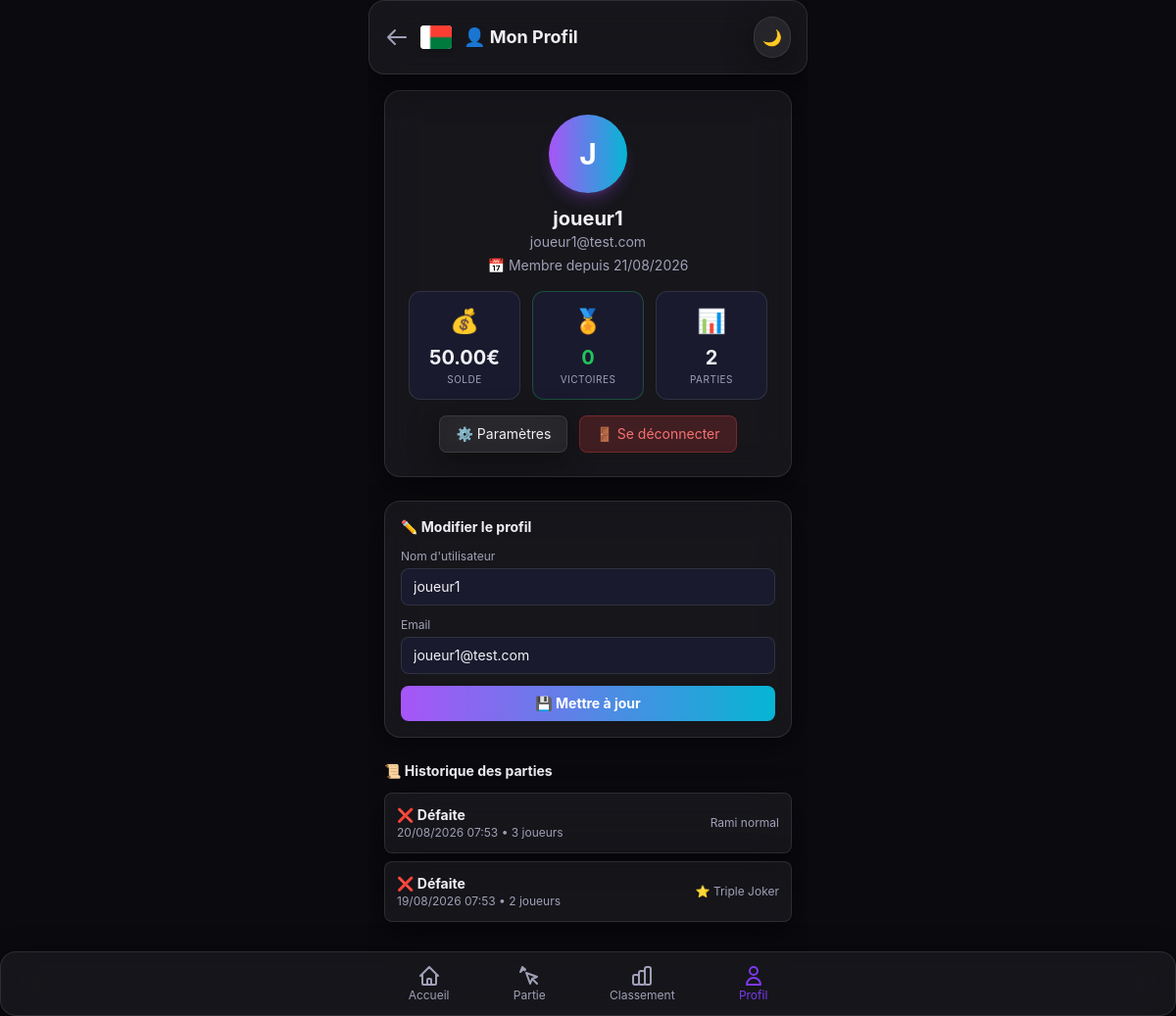
The app's page /profile.php (signed in) with its own data.
### tables this page shows
CREATE TABLE users (
    id INT AUTO_INCREMENT PRIMARY KEY,
    username VARCHAR(50) UNIQUE NOT NULL,
    email VARCHAR(100) UNIQUE NOT NULL,
    password VARCHAR(255) NOT NULL,
    avatar VARCHAR(255) DEFAULT 'default.png',
    balance DECIMAL(10,2) DEFAULT 10.00,
    total_wins INT DEFAULT 0,
    total_games INT DEFAULT 0,
    is_online BOOLEAN DEFAULT FALSE,
    last_activity TIMESTAMP DEFAULT CURRENT_TIMESTAMP,
    created_at TIMESTAMP DEFAULT CURRENT_TIMESTAMP,
    updated_at TIMESTAMP DEFAULT CURRENT_TIMESTAMP ON UPDATE CURRENT_TIMESTAMP,
    INDEX idx_username (username),
    INDEX idx_email (email)
);

CREATE TABLE game_history (
    id INT AUTO_INCREMENT PRIMARY KEY,
    game_id INT NOT NULL,
    winner_id INT NOT NULL,
    loser_ids TEXT,
    win_type VARCHAR(50),
    bet_amount DECIMAL(10,2),
    bonus_amount DECIMAL(10,2),
    commission_amount DECIMAL(10,2),
    total_pot DECIMAL(10,2),
    net_win DECIMAL(10,2),
    players_data TEXT,
    finished_at TIMESTAMP DEFAULT CURRENT_TIMESTAMP,
    FOREIGN KEY (game_id) REFERENCES games(id) ON DELETE CASCADE,
    FOREIGN KEY (winner_id) REFERENCES users(id) ON DELETE CASCADE,
    INDEX idx_winner (winner_id),
    INDEX idx_date (finished_at)
);

### profile.php (the view, shortened to what this page needs)
<?php
require_once 'includes/config.php';
$userId = $_SESSION['user_id'];
$stmt = $pdo->prepare("
    SELECT u.*,
           (SELECT COUNT(*) FROM game_players WHERE user_id = u.id AND is_winner = 1) as wins,
           (SELECT COUNT(*) FROM game_players WHERE user_id = u.id) as games_played
    FROM users u WHERE u.id = ?
");
$stmt->execute([$userId]);
$user = $stmt->fetch();
$stmt = $pdo->prepare("
    SELECT gh.*, u.username as winner_name,
           (SELECT COUNT(*) FROM game_players WHERE game_id = gh.game_id) as player_count
    FROM game_history gh
    JOIN users u ON gh.winner_id = u.id
    WHERE gh.winner_id = ? OR gh.game_id IN (SELECT game_id FROM game_players WHERE user_id = ?)
    ORDER BY gh.finished_at DESC LIMIT 10
");
$stmt->execute([$userId, $userId]);
$history = $stmt->fetchAll();
?>
<!DOCTYPE html>
<html lang="fr" data-theme="dark">
<head>
    <script src="https://cdn.tailwindcss.com"></script>
    <link rel="stylesheet" href="assets/css/style.css">
    <link rel="stylesheet" href="assets/css/cards.css">
</head>
<body>
    <div class="app-container max-w-md mx-auto min-h-screen flex flex-col">
        <header class="glass p-4 flex justify-between items-center z-10">
            <div class="flex items-center gap-3">
                <a href="index.php" class="text-[var(--text-secondary)] hover:text-[var(--text-primary)] transition-colors">
                    <svg class="w-6 h-6" fill="none" stroke="currentColor" viewBox="0 0 24 24">
                        <path stroke-linecap="round" stroke-linejoin="round" stroke-width="2" d="M10 19l-7-7m0 0l7-7m-7 7h18"/>
                    </svg>
                </a>
                <div class="w-8 h-6 rounded overflow-hidden shadow-md flex-shrink-0 bg-white">
                    <img src="assets/images/flags/madagascar.png" alt="Madagascar"
                         class="w-full h-full object-cover"
                         onerror="this.style.display='none'">
                </div>
                <h1 class="text-lg font-bold text-[var(--text-primary)]">👤 Mon Profil</h1>
            </div>
            <button id="themeToggle" class="p-2 rounded-full glass text-[var(--text-secondary)]">🌙</button>
        </header>
        <main class="flex-1 overflow-y-auto p-4 pb-24">
            <div class="glass p-6 rounded-2xl text-center mb-6">
                <div class="w-20 h-20 rounded-full bg-gradient-to-r from-purple-500 to-cyan-500 flex items-center justify-center text-white text-3xl font-bold mx-auto mb-3 shadow-lg shadow-purple-500/25">
                    <?php echo strtoupper(substr($user['username'], 0, 1)); ?>
                </div>
                <h2 class="text-xl font-bold text-[var(--text-primary)]"><?php echo htmlspecialchars($user['username']); ?></h2>
                <p class="text-sm text-[var(--text-secondary)]"><?php echo htmlspecialchars($user['email']); ?></p>
                <p class="text-sm text-[var(--text-secondary)] mt-1">📅 Membre depuis <?php echo date('d/m/Y', strtotime($user['created_at'])); ?></p>
                <div class="grid grid-cols-3 gap-3 mt-4">
                    <div class="stat-card">
                        <span class="stat-icon">💰</span>
                        <p class="stat-value"><?php echo number_format($user['balance'] ?? 0, 2); ?>€</p>
                        <p class="stat-label">Solde</p>
                    </div>
                    <div class="stat-card" style="border-color: rgba(34,197,94,0.3);">
                        <span class="stat-icon">🏅</span>
                        <p class="stat-value" style="color: #22c55e;"><?php echo $user['wins'] ?? 0; ?></p>
                        <p class="stat-label">Victoires</p>
                    </div>
                    <div class="stat-card">
                        <span class="stat-icon">📊</span>
                        <p class="stat-value"><?php echo $user['games_played'] ?? 0; ?></p>
                        <p class="stat-label">Parties</p>
                    </div>
                </div>
                <div class="flex flex-wrap gap-3 justify-center mt-4">
                    <a href="settings.php" class="inline-flex items-center gap-2 px-4 py-2 glass rounded-lg text-[var(--text-primary)] text-sm hover:bg-[var(--bg-glass)] transition-colors">
                        ⚙️ Paramètres
                    </a>
                    <a href="logout.php" class="inline-flex items-center gap-2 px-4 py-2 bg-red-500/20 border border-red-500/30 text-red-400 rounded-lg text-sm hover:bg-red-500/30 transition-colors">
                        🚪 Se déconnecter
                    </a>
                </div>
            </div>
            <div class="glass p-4 rounded-2xl mb-6">
                <h3 class="text-sm font-bold text-[var(--text-primary)] mb-3">✏️ Modifier le profil</h3>
                <form method="POST" class="space-y-3">
                    <div>
                        <label class="text-xs text-[var(--text-secondary)] block mb-1">Nom d'utilisateur</label>
                        <input type="text" name="username" value="<?php echo htmlspecialchars($user['username']); ?>"
                               class="w-full px-3 py-2 bg-[var(--bg-card)] rounded-lg text-[var(--text-primary)] text-sm border border-[var(--border-glass)] focus:outline-none focus:border-[var(--accent-primary)]">
                    </div>
                    <div>
                        <label class="text-xs text-[var(--text-secondary)] block mb-1">Email</label>
                        <input type="email" name="email" value="<?php echo htmlspecialchars($user['email']); ?>"
                               class="w-full px-3 py-2 bg-[var(--bg-card)] rounded-lg text-[var(--text-primary)] text-sm border border-[var(--border-glass)] focus:outline-none focus:border-[var(--accent-primary)]">
                    </div>
                    <button type="submit" class="w-full py-2 bg-gradient-to-r from-purple-500 to-cyan-500 rounded-lg text-white font-bold text-sm hover:scale-105 transition-transform">
                        💾 Mettre à jour
                    </button>
                </form>
            </div>
            <div>
                <h3 class="text-sm font-bold text-[var(--text-primary)] mb-3">📜 Historique des parties</h3>
                <?php if (empty($history)): ?>
                    <div class="glass p-4 text-center text-[var(--text-secondary)] text-sm">
                        Aucune partie jouée
                    </div>
                <?php else: ?>
                    <div class="space-y-2">
                        <?php foreach ($history as $h): ?>
                            <div class="glass p-3 rounded-lg flex justify-between items-center">
                                <div>
                                    <p class="text-sm font-bold text-[var(--text-primary)]">
                                        <?php if ($h['winner_id'] == $userId): ?>
                                            🏆 Victoire
                                        <?php else: ?>
                                            ❌ Défaite
                                        <?php endif; ?>
                                    </p>
                                    <p class="text-xs text-[var(--text-secondary)]">
                                        <?php echo date('d/m/Y H:i', strtotime($h['finished_at'])); ?>
                                        • <?php echo $h['player_count']; ?> joueurs
                                    </p>
                                </div>
                                <div class="text-right">
                                    <p class="text-xs text-[var(--text-secondary)]">
                                        <?php
                                            $types = [
                                                'normal' => 'Rami normal',
                                                'tri_joker' => '⭐ Triple Joker',
                                                'quadri_joker' => '⭐⭐ Quadruple Joker'
                                            ];
                                            echo $types[$h['win_type']] ?? $h['win_type'];
                                        ?>
                                    </p>
                                </div>
                            </div>
                        <?php endforeach; ?>
                    </div>
                <?php endif; ?>
            </div>
        </main>
        <nav class="fixed bottom-0 left-0 right-0 glass border-t border-[var(--border-glass)] z-20">
            <div class="flex justify-around max-w-md mx-auto p-2">
                <a href="index.php" class="flex flex-col items-center text-[var(--text-secondary)] py-1 px-3 rounded-lg hover:text-[var(--text-primary)] transition-colors">
                    <svg class="w-6 h-6" fill="none" stroke="currentColor" viewBox="0 0 24 24"><path stroke-linecap="round" stroke-linejoin="round" stroke-width="2" d="M3 12l2-2m0 0l7-7 7 7M5 10v10a1 1 0 001 1h3m10-11l2 2m-2-2v10a1 1 0 01-1 1h-3m-6 0a1 1 0 001-1v-4a1 1 0 011-1h2a1 1 0 011 1v4a1 1 0 001 1m-6 0h6"/></svg>
                    <span class="text-xs">Accueil</span>
                </a>
                <a href="game.php" class="flex flex-col items-center text-[var(--text-secondary)] py-1 px-3 rounded-lg hover:text-[var(--text-primary)] transition-colors">
                    <svg class="w-6 h-6" fill="none" stroke="currentColor" viewBox="0 0 24 24"><path stroke-linecap="round" stroke-linejoin="round" stroke-width="2" d="M15 15l-2 5L9 9l11 4-5 2zm0 0l5 5M7.5 6.5L5 3l3 2.5M5 3l-2 5 3-2.5z"/></svg>
                    <span class="text-xs">Partie</span>
                </a>
                <a href="leaderboard.php" class="flex flex-col items-center text-[var(--text-secondary)] py-1 px-3 rounded-lg hover:text-[var(--text-primary)] transition-colors">
                    <span class="text-xs">Classement</span>
                </a>
                <a href="profile.php" class="flex flex-col items-center text-[var(--accent-primary)] py-1 px-3 rounded-lg transition-colors">
                    <svg class="w-6 h-6" fill="none" stroke="currentColor" viewBox="0 0 24 24"><path stroke-linecap="round" stroke-linejoin="round" stroke-width="2" d="M16 7a4 4 0 11-8 0 4 4 0 018 0zM12 14a7 7 0 00-7 7h14a7 7 0 00-7-7z"/></svg>
                    <span class="text-xs">Profil</span>
                </a>
            </div>
        </nav>
    </div>
</body>
</html>

### assets/css/style.css (style rules this page uses)
:root { --bg-primary: #f0f0f5; --bg-secondary: #ffffff; --bg-card: #fafafa; --bg-glass: rgba(255, 255, 255, 0.7); --border-glass: rgba(0, 0, 0, 0.1); --text-primary: #1a1a2e; --text-secondary: #4a4a5e; --accent-primary: #7c3aed; --accent-secondary: #06b6d4; --accent-gradient: linear-gradient(135deg, #7c3aed, #06b6d4); --shadow-glass: 0 8px 32px rgba(0, 0, 0, 0.08); --radius: 16px; --transition: all 0.3s cubic-bezier(0.4, 0, 0.2, 1); --bg-image: url('../images/background/bg-main.png'); --card-back: url('../images/cards/card-back.png'); --flag-white: #ffffff; --flag-red: #fc3e32; --flag-green: #007a3d; --bg-layer-1: radial-gradient(ellipse at center, #e8e5f0, #d5d0e0); --bg-layer-flag-opacity: 0.08; --bg-card-item-opacity: 0.2; --bg-card-item-shadow: 0 4px 20px rgba(0,0,0,0.1); --particle-color-1: #7c3aed; --particle-color-2: #06b6d4; --particle-color-3: #fc3e32; --particle-color-4: #007a3d; --particle-color-5: #6b21a8; }
[data-theme="dark"] { --bg-primary: #0a0a0f; --bg-secondary: #13131f; --bg-card: #1a1a2e; --bg-glass: rgba(255, 255, 255, 0.05); --border-glass: rgba(255, 255, 255, 0.1); --text-primary: #f0f0f5; --text-secondary: #a0a0b8; --shadow-glass: 0 8px 32px rgba(0, 0, 0, 0.4); --bg-layer-1: radial-gradient(ellipse at center, #1a1a3e, #0a0a0f); --bg-layer-flag-opacity: 0.06; --bg-card-item-opacity: 0.15; --bg-card-item-shadow: 0 4px 20px rgba(0,0,0,0.3); --particle-color-1: #7c3aed; --particle-color-2: #06b6d4; --particle-color-3: #fc3e32; --particle-color-4: #007a3d; --particle-color-5: #a855f7; }
* { margin: 0; padding: 0; box-sizing: border-box; }
body { font-family: -apple-system, BlinkMacSystemFont, 'Segoe UI', Roboto, sans-serif; background: var(--bg-primary); color: var(--text-primary); transition: var(--transition); -webkit-font-smoothing: antialiased; -moz-osx-font-smoothing: grayscale; min-height: 100vh; }
.app-container { position: relative; overflow: hidden; min-height: 100vh; }
.glass { background: var(--bg-glass); backdrop-filter: blur(20px); -webkit-backdrop-filter: blur(20px); border: 1px solid var(--border-glass); border-radius: var(--radius); box-shadow: var(--shadow-glass); transition: var(--transition); }
.stat-card { background: var(--bg-card); border-radius: 12px; padding: 12px; text-align: center; border: 1px solid var(--border-glass); transition: var(--transition); }
.stat-card .stat-icon { font-size: 24px; display: block; margin-bottom: 4px; }
.stat-card .stat-value { font-size: 20px; font-weight: bold; color: var(--text-primary); }
.stat-card .stat-label { font-size: 10px; color: var(--text-secondary); text-transform: uppercase; letter-spacing: 0.05em; }
nav a { transition: var(--transition); padding: 4px 12px; border-radius: 8px; }
input, select, textarea { background: var(--bg-secondary); color: var(--text-primary); border: 1px solid var(--border-glass); border-radius: 10px; padding: 10px 14px; transition: var(--transition); font-size: 0.9rem; width: 100%; }
input::placeholder { color: var(--text-secondary); opacity: 0.6; }

### records on screen
users: username "J", username "joueur1", email "joueur1@test.com", created_at "21/08/2026", balance "50.00"
game_history: shows "❌ Défaite", finished_at "20/08/2026 07:53", player_count "3", win_type "Rami normal"
game_history: shows "❌ Défaite", finished_at "19/08/2026 07:53", player_count "2", win_type "⭐ Triple Joker"

### other values on screen
$user['wins'] "0"
$user['games_played'] "2"
